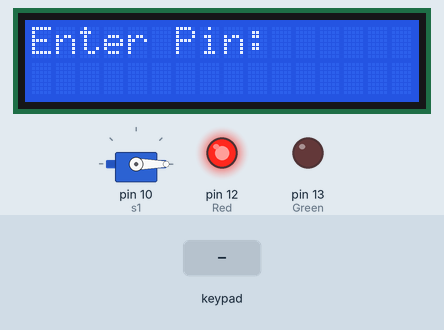
The sketch below on a simulated Arduino Uno, built with avr-gcc and run on an emulated ATmega328P. On the bench: 16×2 character LCD, servo, output pins drawn as LEDs (lit = HIGH). Inputs (shaded band) come from the test bench.

Above: at 5.2 s.
5.3 s: keypad keys 1 2 A B pressed 0.4 s apart
At 7.3 s:
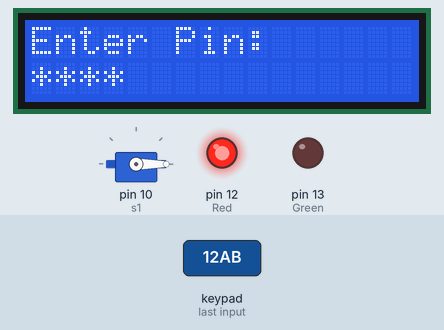
9.0 s: key '*' pressed
At 10.3 s:
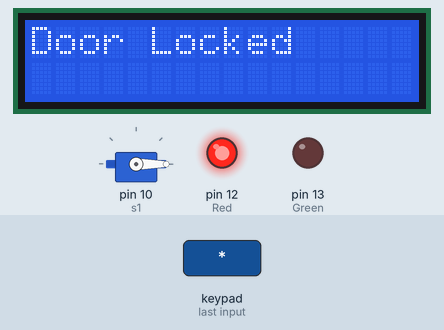
12.0 s: keypad keys 2 3 4 5 pressed 0.4 s apart
At 14.6 s:
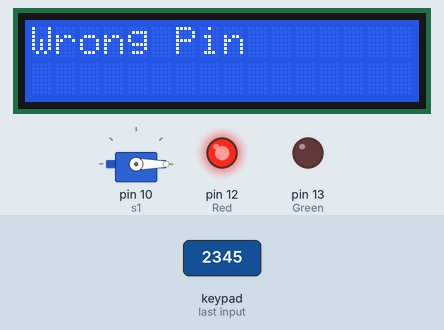
16.6 s: key '1' pressed
At 17.2 s:
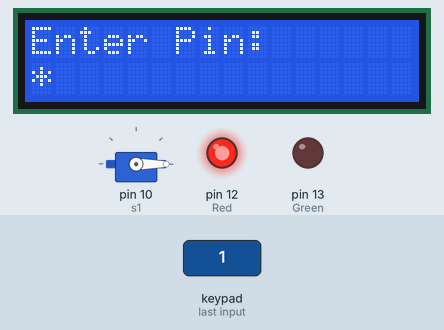
18.1 s: key '2' pressed
At 18.4 s:
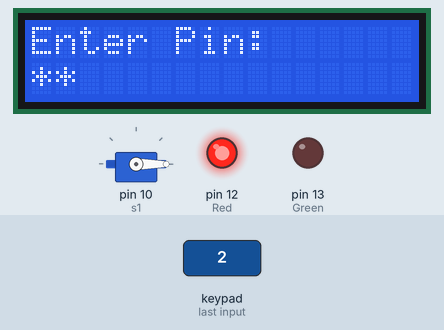
Timing chart, 0 to 20.6 s (numbered marks = the images above; inputs shaded):
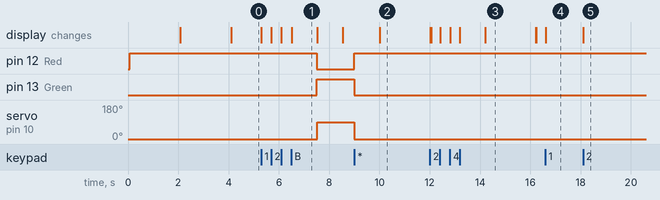

The sketch:

Smart_Doorlock_using_KeypadModule.ino
```cpp
#include <Keypad.h>
#include <Servo.h>
#include <LiquidCrystal_I2C.h>
#include <Wire.h>
LiquidCrystal_I2C lcd(0x27,16,2);
Servo s1;

const int Actual_Pin_size = 4;
const int Password_size = (Actual_Pin_size + 1);
char password[Password_size] = "12AB"; //set password
char Entered_pin[Password_size];

const char no_of_rows =4;
const char no_of_columns = 4;
byte row_pins[] = {2,3,4,5};
byte column_pins[] = {6,7,8,9};
char key_array[no_of_rows][no_of_columns] = {
  {'1','2','3','A'},
  {'4','5','6','B'},
  {'7','8','9','C'},
  {'*','0','#','D'}
};
Keypad k = Keypad(makeKeymap(key_array),row_pins,column_pins,no_of_rows,no_of_columns);

int Red = 12;
int Green = 13;
char key;
int i = 0;
int lock_status = 1; //initially locked

void setup() {
  Serial.begin(9600);
  lcd.begin(16,2);
  lcd.backlight();
  lcd.setBacklight(HIGH);

  pinMode(Red, OUTPUT);
  pinMode(Green, OUTPUT);
  digitalWrite(Red, HIGH);
  digitalWrite(Green, LOW);
  s1.attach(10);
  s1.write(0);

  lcd.setCursor(4,0);
  lcd.print("Welcome!");
  delay(2000);
  lcd.setCursor(1,0);
  lcd.print("Door: Locked");
  delay(2000);
  lcd.clear();
}

void loop() {
  if (lock_status == 1){ //Trigger unlock if door locked
    Unlock_activate();
  }

  if (lock_status == 0){ //Trigger lock if door unlocked
    lcd.setCursor(0,0);
    lcd.print("Enter * to lock:");

    key = k.getKey();
    if(key){
      //Serial.println(key);
      if (key == '*'){  //Use '' specifically ""
        Lock_activate();
        lcd.clear();
        lcd.setCursor(0,0);
        lcd.print("Door Locked");
        delay(2000);
        lcd.clear();
        lock_status = 1;
      }
    }
  }
}

void Unlock_activate(){
  lcd.setCursor(0,0);
  lcd.print("Enter Pin:");

  key = k.getKey();
  if(key){
    Entered_pin[i] = key;
    lcd.setCursor(i,1);
    lcd.print("*");
    i++;

    if(i == (Password_size - 1)){
      // Serial.println(Entered_pin);
      Entered_pin[i] = '\0';
      delay(1000);
      if(strcmp(Entered_pin,password)== 0){
        digitalWrite(Green, HIGH);
        digitalWrite(Red, LOW);
        s1.write(90);

        lcd.clear();
        lcd.setCursor(0,0);
        lcd.print("Door: Unlocked");

        i = 0;
        delay(1000);
        lock_status = 0;
      }

      else{
        lcd.clear();
        lcd.setCursor(0,0);
        lcd.print("Wrong Pin");
        delay(2000);
        lcd.clear();
        i = 0;
        lock_status = 1; // Setting the lock to 1, calls the Unlock_function() in line 52
      }

    }
  }
}

void Lock_activate(){
  digitalWrite(Red, HIGH);
  digitalWrite(Green, LOW);
  s1.write(0);
  delay(1000);
}
```

Measured:
- after the input at 5.3 s, pin 12 (Red): HIGH → LOW after 2.2 s; pin 13 (Green): LOW → HIGH after 2.2 s; servo on pin 10 (s1): 0° → 90° after 2.2 s; the display: first changes at once (image 1 shows a later state)
- after the input at 9.0 s, pin 12 (Red): LOW → HIGH at once; pin 13 (Green): HIGH → LOW at once; servo on pin 10 (s1): 90° → 0° at once; the display: changes after 1.0 s (image 2)
- after the input at 12.0 s, the display: first differs from a run without the input after 0.05 s (image 3 shows a later state)
- after the input at 16.6 s, the display: changes at once (image 4)
- after the input at 18.1 s, the display: changes at once (image 5)
- what the display in image 1 shows lasts 1.0 s, from 6.5 s to 7.5 s
- what the display in image 3 shows lasts 2.0 s, from 14.2 s to 16.2 s
